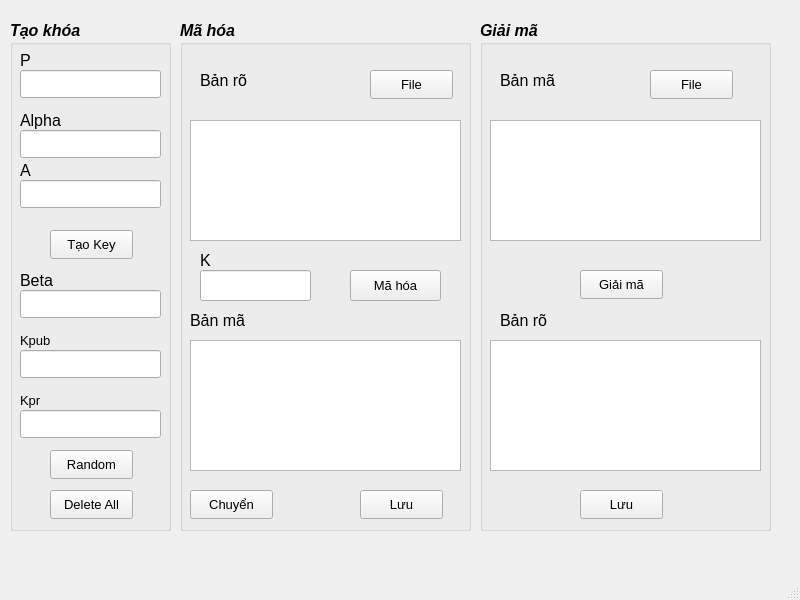
<?xml version="1.0" encoding="UTF-8"?>
<ui version="4.0">
 <class>TXV_795_Elgamal</class>
 <widget class="QMainWindow" name="TXV_795_Elgamal">
  <property name="geometry">
   <rect>
    <x>0</x>
    <y>0</y>
    <width>800</width>
    <height>600</height>
   </rect>
  </property>
  <property name="windowTitle">
   <string>TXV_795_Elgamal</string>
  </property>
  <widget class="QWidget" name="centralwidget">
   <widget class="QGroupBox" name="groupBox">
    <property name="geometry">
     <rect>
      <x>10</x>
      <y>20</y>
      <width>161</width>
      <height>511</height>
     </rect>
    </property>
    <property name="font">
     <font>
      <pointsize>12</pointsize>
      <italic>true</italic>
      <bold>true</bold>
      <underline>false</underline>
     </font>
    </property>
    <property name="cursor">
     <cursorShape>ArrowCursor</cursorShape>
    </property>
    <property name="mouseTracking">
     <bool>true</bool>
    </property>
    <property name="title">
     <string>Tạo khóa</string>
    </property>
    <property name="flat">
     <bool>false</bool>
    </property>
    <property name="checkable">
     <bool>false</bool>
    </property>
    <widget class="QLabel" name="label">
     <property name="geometry">
      <rect>
       <x>10</x>
       <y>30</y>
       <width>63</width>
       <height>20</height>
      </rect>
     </property>
     <property name="font">
      <font>
       <pointsize>12</pointsize>
       <italic>false</italic>
       <bold>false</bold>
       <underline>false</underline>
      </font>
     </property>
     <property name="text">
      <string>P</string>
     </property>
     <property name="textFormat">
      <enum>Qt::MarkdownText</enum>
     </property>
     <property name="openExternalLinks">
      <bool>false</bool>
     </property>
    </widget>
    <widget class="QLineEdit" name="editP">
     <property name="geometry">
      <rect>
       <x>10</x>
       <y>50</y>
       <width>141</width>
       <height>28</height>
      </rect>
     </property>
    </widget>
    <widget class="QLabel" name="label_2">
     <property name="geometry">
      <rect>
       <x>10</x>
       <y>90</y>
       <width>63</width>
       <height>20</height>
      </rect>
     </property>
     <property name="font">
      <font>
       <pointsize>12</pointsize>
       <italic>false</italic>
       <bold>false</bold>
       <underline>false</underline>
      </font>
     </property>
     <property name="text">
      <string>Alpha</string>
     </property>
    </widget>
    <widget class="QLineEdit" name="editAlpha">
     <property name="geometry">
      <rect>
       <x>10</x>
       <y>110</y>
       <width>141</width>
       <height>28</height>
      </rect>
     </property>
    </widget>
    <widget class="QLabel" name="label_3">
     <property name="geometry">
      <rect>
       <x>10</x>
       <y>140</y>
       <width>63</width>
       <height>20</height>
      </rect>
     </property>
     <property name="font">
      <font>
       <pointsize>12</pointsize>
       <italic>false</italic>
       <bold>false</bold>
       <underline>false</underline>
      </font>
     </property>
     <property name="text">
      <string>A</string>
     </property>
    </widget>
    <widget class="QLabel" name="label_4">
     <property name="geometry">
      <rect>
       <x>10</x>
       <y>250</y>
       <width>63</width>
       <height>20</height>
      </rect>
     </property>
     <property name="font">
      <font>
       <pointsize>12</pointsize>
       <italic>false</italic>
       <bold>false</bold>
       <underline>false</underline>
      </font>
     </property>
     <property name="text">
      <string>Beta</string>
     </property>
    </widget>
    <widget class="QPushButton" name="taoKey">
     <property name="geometry">
      <rect>
       <x>40</x>
       <y>210</y>
       <width>83</width>
       <height>29</height>
      </rect>
     </property>
     <property name="font">
      <font>
       <pointsize>10</pointsize>
       <italic>false</italic>
       <bold>false</bold>
       <underline>false</underline>
      </font>
     </property>
     <property name="cursor">
      <cursorShape>PointingHandCursor</cursorShape>
     </property>
     <property name="text">
      <string>Tạo Key</string>
     </property>
     <property name="checkable">
      <bool>false</bool>
     </property>
    </widget>
    <widget class="QLineEdit" name="editA">
     <property name="geometry">
      <rect>
       <x>10</x>
       <y>160</y>
       <width>141</width>
       <height>28</height>
      </rect>
     </property>
    </widget>
    <widget class="QLineEdit" name="editBeta">
     <property name="geometry">
      <rect>
       <x>10</x>
       <y>270</y>
       <width>141</width>
       <height>28</height>
      </rect>
     </property>
    </widget>
    <widget class="QPushButton" name="random">
     <property name="geometry">
      <rect>
       <x>40</x>
       <y>430</y>
       <width>83</width>
       <height>29</height>
      </rect>
     </property>
     <property name="font">
      <font>
       <pointsize>10</pointsize>
       <italic>false</italic>
       <bold>false</bold>
       <underline>false</underline>
      </font>
     </property>
     <property name="cursor">
      <cursorShape>PointingHandCursor</cursorShape>
     </property>
     <property name="text">
      <string>Random</string>
     </property>
    </widget>
    <widget class="QPushButton" name="deleteKey">
     <property name="geometry">
      <rect>
       <x>40</x>
       <y>470</y>
       <width>83</width>
       <height>29</height>
      </rect>
     </property>
     <property name="font">
      <font>
       <pointsize>10</pointsize>
       <italic>false</italic>
       <bold>false</bold>
       <underline>false</underline>
      </font>
     </property>
     <property name="cursor">
      <cursorShape>PointingHandCursor</cursorShape>
     </property>
     <property name="text">
      <string>Delete All</string>
     </property>
    </widget>
    <widget class="QLineEdit" name="editKpub">
     <property name="geometry">
      <rect>
       <x>10</x>
       <y>330</y>
       <width>141</width>
       <height>28</height>
      </rect>
     </property>
    </widget>
    <widget class="QLabel" name="label_10">
     <property name="geometry">
      <rect>
       <x>10</x>
       <y>310</y>
       <width>63</width>
       <height>20</height>
      </rect>
     </property>
     <property name="font">
      <font>
       <pointsize>10</pointsize>
       <italic>false</italic>
       <bold>false</bold>
       <underline>false</underline>
      </font>
     </property>
     <property name="text">
      <string>Kpub</string>
     </property>
    </widget>
    <widget class="QLabel" name="label_11">
     <property name="geometry">
      <rect>
       <x>10</x>
       <y>370</y>
       <width>63</width>
       <height>20</height>
      </rect>
     </property>
     <property name="font">
      <font>
       <pointsize>10</pointsize>
       <italic>false</italic>
       <bold>false</bold>
       <underline>false</underline>
      </font>
     </property>
     <property name="text">
      <string>Kpr</string>
     </property>
    </widget>
    <widget class="QLineEdit" name="editKpr">
     <property name="geometry">
      <rect>
       <x>10</x>
       <y>390</y>
       <width>141</width>
       <height>28</height>
      </rect>
     </property>
    </widget>
   </widget>
   <widget class="QGroupBox" name="groupBox_2">
    <property name="geometry">
     <rect>
      <x>180</x>
      <y>20</y>
      <width>291</width>
      <height>511</height>
     </rect>
    </property>
    <property name="font">
     <font>
      <pointsize>12</pointsize>
      <italic>true</italic>
      <bold>true</bold>
      <underline>false</underline>
     </font>
    </property>
    <property name="cursor">
     <cursorShape>ArrowCursor</cursorShape>
    </property>
    <property name="autoFillBackground">
     <bool>false</bool>
    </property>
    <property name="title">
     <string>Mã hóa</string>
    </property>
    <widget class="QLabel" name="label_6">
     <property name="geometry">
      <rect>
       <x>20</x>
       <y>50</y>
       <width>63</width>
       <height>20</height>
      </rect>
     </property>
     <property name="font">
      <font>
       <pointsize>12</pointsize>
       <italic>false</italic>
       <bold>false</bold>
       <underline>false</underline>
      </font>
     </property>
     <property name="text">
      <string>Bản rõ</string>
     </property>
    </widget>
    <widget class="QLabel" name="label_7">
     <property name="geometry">
      <rect>
       <x>10</x>
       <y>290</y>
       <width>63</width>
       <height>20</height>
      </rect>
     </property>
     <property name="font">
      <font>
       <pointsize>12</pointsize>
       <italic>false</italic>
       <bold>false</bold>
       <underline>false</underline>
      </font>
     </property>
     <property name="text">
      <string>Bản mã</string>
     </property>
    </widget>
    <widget class="QTextEdit" name="textEdit_MH1">
     <property name="geometry">
      <rect>
       <x>10</x>
       <y>100</y>
       <width>271</width>
       <height>121</height>
      </rect>
     </property>
     <property name="font">
      <font>
       <pointsize>12</pointsize>
       <italic>false</italic>
       <bold>false</bold>
       <underline>false</underline>
      </font>
     </property>
    </widget>
    <widget class="QTextEdit" name="textEdit_MH2">
     <property name="geometry">
      <rect>
       <x>10</x>
       <y>320</y>
       <width>271</width>
       <height>131</height>
      </rect>
     </property>
     <property name="font">
      <font>
       <pointsize>12</pointsize>
       <italic>false</italic>
       <bold>false</bold>
       <underline>false</underline>
      </font>
     </property>
    </widget>
    <widget class="QPushButton" name="maHoa">
     <property name="geometry">
      <rect>
       <x>170</x>
       <y>250</y>
       <width>91</width>
       <height>31</height>
      </rect>
     </property>
     <property name="font">
      <font>
       <pointsize>10</pointsize>
       <italic>false</italic>
       <bold>false</bold>
       <underline>false</underline>
      </font>
     </property>
     <property name="cursor">
      <cursorShape>PointingHandCursor</cursorShape>
     </property>
     <property name="text">
      <string>Mã hóa</string>
     </property>
    </widget>
    <widget class="QPushButton" name="chuyen">
     <property name="geometry">
      <rect>
       <x>10</x>
       <y>470</y>
       <width>83</width>
       <height>29</height>
      </rect>
     </property>
     <property name="font">
      <font>
       <pointsize>10</pointsize>
       <italic>false</italic>
       <bold>false</bold>
       <underline>false</underline>
      </font>
     </property>
     <property name="cursor">
      <cursorShape>PointingHandCursor</cursorShape>
     </property>
     <property name="text">
      <string>Chuyển</string>
     </property>
    </widget>
    <widget class="QPushButton" name="luuBM">
     <property name="geometry">
      <rect>
       <x>180</x>
       <y>470</y>
       <width>83</width>
       <height>29</height>
      </rect>
     </property>
     <property name="font">
      <font>
       <pointsize>10</pointsize>
       <italic>false</italic>
       <bold>false</bold>
       <underline>false</underline>
      </font>
     </property>
     <property name="cursor">
      <cursorShape>PointingHandCursor</cursorShape>
     </property>
     <property name="text">
      <string>Lưu</string>
     </property>
    </widget>
    <widget class="QPushButton" name="fileBR">
     <property name="geometry">
      <rect>
       <x>190</x>
       <y>50</y>
       <width>83</width>
       <height>29</height>
      </rect>
     </property>
     <property name="font">
      <font>
       <pointsize>10</pointsize>
       <italic>false</italic>
       <bold>false</bold>
       <underline>false</underline>
      </font>
     </property>
     <property name="cursor">
      <cursorShape>PointingHandCursor</cursorShape>
     </property>
     <property name="text">
      <string>File</string>
     </property>
    </widget>
    <widget class="QLineEdit" name="editK">
     <property name="geometry">
      <rect>
       <x>20</x>
       <y>250</y>
       <width>111</width>
       <height>31</height>
      </rect>
     </property>
    </widget>
    <widget class="QLabel" name="label_5">
     <property name="geometry">
      <rect>
       <x>20</x>
       <y>230</y>
       <width>63</width>
       <height>20</height>
      </rect>
     </property>
     <property name="font">
      <font>
       <pointsize>12</pointsize>
       <italic>false</italic>
       <bold>false</bold>
       <underline>false</underline>
      </font>
     </property>
     <property name="text">
      <string>K</string>
     </property>
    </widget>
   </widget>
   <widget class="QGroupBox" name="groupBox_3">
    <property name="geometry">
     <rect>
      <x>480</x>
      <y>20</y>
      <width>291</width>
      <height>511</height>
     </rect>
    </property>
    <property name="font">
     <font>
      <pointsize>12</pointsize>
      <italic>true</italic>
      <bold>true</bold>
      <underline>false</underline>
     </font>
    </property>
    <property name="cursor">
     <cursorShape>ArrowCursor</cursorShape>
    </property>
    <property name="layoutDirection">
     <enum>Qt::LeftToRight</enum>
    </property>
    <property name="autoFillBackground">
     <bool>false</bool>
    </property>
    <property name="title">
     <string>Giải mã</string>
    </property>
    <widget class="QLabel" name="label_8">
     <property name="geometry">
      <rect>
       <x>20</x>
       <y>50</y>
       <width>63</width>
       <height>20</height>
      </rect>
     </property>
     <property name="font">
      <font>
       <pointsize>12</pointsize>
       <italic>false</italic>
       <bold>false</bold>
       <underline>false</underline>
      </font>
     </property>
     <property name="text">
      <string>Bản mã</string>
     </property>
    </widget>
    <widget class="QLabel" name="label_9">
     <property name="geometry">
      <rect>
       <x>20</x>
       <y>290</y>
       <width>63</width>
       <height>20</height>
      </rect>
     </property>
     <property name="font">
      <font>
       <pointsize>12</pointsize>
       <italic>false</italic>
       <bold>false</bold>
       <underline>false</underline>
      </font>
     </property>
     <property name="text">
      <string>Bản rõ</string>
     </property>
    </widget>
    <widget class="QTextEdit" name="textEdit_GM1">
     <property name="geometry">
      <rect>
       <x>10</x>
       <y>100</y>
       <width>271</width>
       <height>121</height>
      </rect>
     </property>
     <property name="font">
      <font>
       <pointsize>12</pointsize>
       <italic>false</italic>
       <bold>false</bold>
       <underline>false</underline>
      </font>
     </property>
    </widget>
    <widget class="QTextEdit" name="textEdit_GM2">
     <property name="geometry">
      <rect>
       <x>10</x>
       <y>320</y>
       <width>271</width>
       <height>131</height>
      </rect>
     </property>
     <property name="font">
      <font>
       <pointsize>12</pointsize>
       <italic>false</italic>
       <bold>false</bold>
       <underline>false</underline>
      </font>
     </property>
    </widget>
    <widget class="QPushButton" name="giaiMa">
     <property name="geometry">
      <rect>
       <x>100</x>
       <y>250</y>
       <width>83</width>
       <height>29</height>
      </rect>
     </property>
     <property name="font">
      <font>
       <pointsize>10</pointsize>
       <italic>false</italic>
       <bold>false</bold>
       <underline>false</underline>
      </font>
     </property>
     <property name="cursor">
      <cursorShape>PointingHandCursor</cursorShape>
     </property>
     <property name="text">
      <string>Giải mã</string>
     </property>
    </widget>
    <widget class="QPushButton" name="luuBR">
     <property name="geometry">
      <rect>
       <x>100</x>
       <y>470</y>
       <width>83</width>
       <height>29</height>
      </rect>
     </property>
     <property name="font">
      <font>
       <pointsize>10</pointsize>
       <italic>false</italic>
       <bold>false</bold>
       <underline>false</underline>
      </font>
     </property>
     <property name="cursor">
      <cursorShape>PointingHandCursor</cursorShape>
     </property>
     <property name="text">
      <string>Lưu</string>
     </property>
    </widget>
    <widget class="QPushButton" name="fileBM">
     <property name="geometry">
      <rect>
       <x>170</x>
       <y>50</y>
       <width>83</width>
       <height>29</height>
      </rect>
     </property>
     <property name="font">
      <font>
       <pointsize>10</pointsize>
       <italic>false</italic>
       <bold>false</bold>
       <underline>false</underline>
      </font>
     </property>
     <property name="cursor">
      <cursorShape>PointingHandCursor</cursorShape>
     </property>
     <property name="text">
      <string>File</string>
     </property>
    </widget>
   </widget>
  </widget>
  <widget class="QMenuBar" name="menubar">
   <property name="geometry">
    <rect>
     <x>0</x>
     <y>0</y>
     <width>800</width>
     <height>25</height>
    </rect>
   </property>
  </widget>
  <widget class="QStatusBar" name="statusbar"/>
 </widget>
 <resources/>
 <connections/>
</ui>
